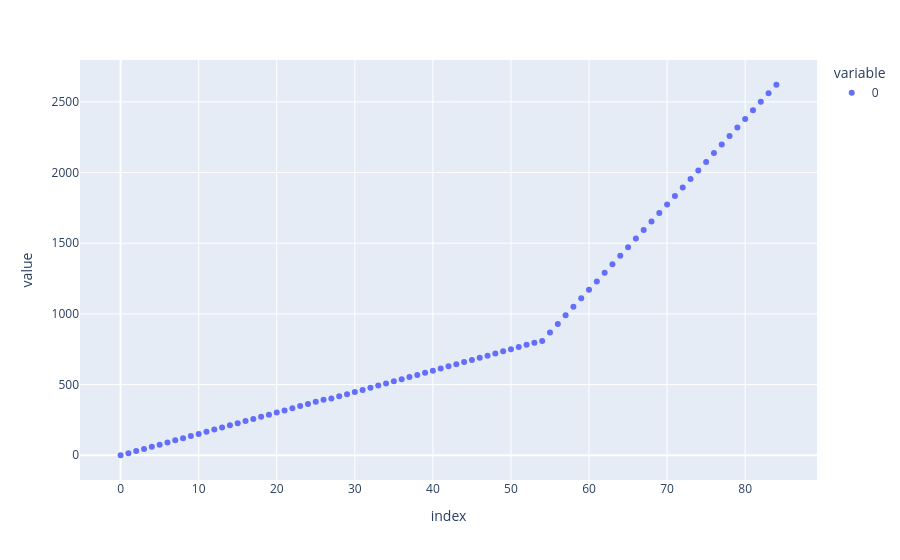

Notebook cell for this chart:
### Markdown cell above
#### SAXS/WAXS curves

### Code cell
px.scatter(Exp888_24_15C.get_Time_profile())

### Figure 1 — Plotly figure (JSON) as saved in the notebook; plotly's stock layout.template omitted (floating-point values rounded to 4 significant figures)
{"data": [{"hovertemplate": "variable=0<br>index=%{x}<br>value=%{y}<extra></extra>", "legendgroup": "0", "marker": {"color": "#636efa", "symbol": "circle"}, "mode": "markers", "name": "0", "orientation": "v", "showlegend": true, "type": "scatter", "x": [0, 1, 2, 3, 4, 5, 6, 7, 8, 9, 10, 11, 12, 13, 14, 15, 16, 17, 18, 19, 20, 21, 22, 23, 24, 25, 26, 27, 28, 29, 30, 31, 32, 33, 34, 35, 36, 37, 38, 39, 40, 41, 42, 43, 44, 45, 46, 47, 48, 49, 50, 51, 52, 53, 54, 55, 56, 57, 58, 59, 60, 61, 62, 63, 64, 65, 66, 67, 68, 69, 70, 71, 72, 73, 74, 75, 76, 77, 78, 79, 80, 81, 82, 83, 84], "xaxis": "x", "y": [0, 15, 30, 45, 60, 75, 91, 106, 121, 136, 151, 166, 182, 197, 212, 227, 242, 257, 272, 287, 302, 317, 333, 348, 363, 378, 393, 402, 417, 432, 447, 462, 477, 493, 508, 523, 538, 553, 568, 583, 598, 614, 629, 644, 659, 674, 689, 704, 720, 735, 750, 765, 781, 796, 809, 869, 929, 990, 1050, 1110, 1170, 1230, 1291, 1352, 1412, 1472, 1533, 1593, 1653, 1713, 1773, 1834, 1894, 1954, 2014, 2075, 2138, 2198, 2259, 2319, 2379, 2440, 2501, 2561, 2621], "yaxis": "y"}], "layout": {"legend": {"title": {"text": "variable"}, "tracegroupgap": 0}, "margin": {"t": 60}, "xaxis": {"anchor": "y", "domain": [0, 1], "title": {"text": "index"}}, "yaxis": {"anchor": "x", "domain": [0, 1], "title": {"text": "value"}}}}
